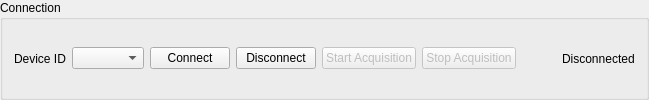
    <widget class="QGroupBox" name="groupBox_connection">
     <property name="title">
      <string>Connection</string>
     </property>
     <layout class="QHBoxLayout" name="horizontalLayout_connection">
      <item>
       <widget class="QLabel" name="label_device_id">
        <property name="text">
         <string>Device ID</string>
        </property>
       </widget>
      </item>
      <item>
       <widget class="QComboBox" name="address_comboBox"/>
      </item>
      <item>
       <widget class="QPushButton" name="connect_pushButton">
        <property name="text">
         <string>Connect</string>
        </property>
       </widget>
      </item>
      <item>
       <widget class="QPushButton" name="disconnect_pushButton">
        <property name="text">
         <string>Disconnect</string>
        </property>
       </widget>
      </item>
      <item>
       <widget class="QPushButton" name="start_acquisition_button">
        <property name="enabled">
         <bool>false</bool>
        </property>
        <property name="text">
         <string>Start Acquisition</string>
        </property>
       </widget>
      </item>
      <item>
       <widget class="QPushButton" name="stop_acquisition_button">
        <property name="enabled">
         <bool>false</bool>
        </property>
        <property name="text">
         <string>Stop Acquisition</string>
        </property>
       </widget>
      </item>
      <item>
       <spacer name="horizontalSpacer_connection">
        <property name="orientation">
         <enum>Qt::Horizontal</enum>
        </property>
        <property name="sizeHint" stdset="0">
         <size>
          <width>40</width>
          <height>20</height>
         </size>
        </property>
       </spacer>
      </item>
      <item>
       <widget class="QLabel" name="status_label">
        <property name="text">
         <string>Disconnected</string>
        </property>
       </widget>
      </item>
     </layout>
    </widget>
